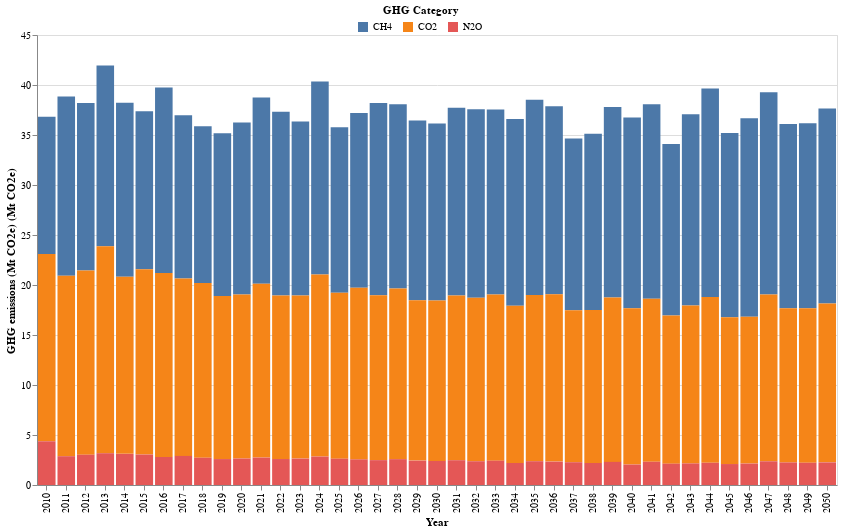

This figure's notebook cell:
### Markdown cell above
#### 1-3) Emissions by GHG category

### Code cell
# get the df and plot
GHG_rice_df,GHG_rice_plot = ag_lucc_GHG.plot_GHG_category()
GHG_rice_plot

### Figure 1 — Vega-Lite specification as saved in the notebook (floating-point values rounded to 4 significant figures)
{"config": {"view": {"continuousWidth": 300, "continuousHeight": 300}}, "layer": [{"mark": {"type": "bar"}, "encoding": {"color": {"field": "GHG Category", "legend": {"direction": "horizontal", "legendX": 320, "legendY": -30, "orient": "none", "title": "GHG Category", "titleAnchor": "middle"}, "type": "nominal"}, "tooltip": [{"field": "GHG Category", "title": "GHG Category", "type": "nominal"}, {"field": "Quantity (Mt CO2e)", "title": "GHG emissions (Mt CO2e)", "type": "quantitative"}], "x": {"axis": {"labelAngle": -90, "title": "Year"}, "field": "Year", "type": "ordinal"}, "y": {"field": "Quantity (Mt CO2e)", "scale": {"reverse": false}, "title": "GHG emissions (Mt CO2e) (Mt CO2e)", "type": "quantitative"}}}], "data": {"name": "data-d49bfc58451eaff413e967dd397b6939"}, "height": 450, "width": 800, "$schema": "https://vega.github.io/schema/vega-lite/v5.15.1.json", "datasets": {"data-d49bfc58451eaff413e967dd397b6939": [{"Year": 2010, "GHG Category": "CH4", "Quantity (Mt CO2e)": 13.72}, {"Year": 2010, "GHG Category": "CO2", "Quantity (Mt CO2e)": 18.73}, {"Year": 2010, "GHG Category": "N2O", "Quantity (Mt CO2e)": 4.373}, {"Year": 2011, "GHG Category": "CH4", "Quantity (Mt CO2e)": 17.92}, {"Year": 2011, "GHG Category": "CO2", "Quantity (Mt CO2e)": 18.06}, {"Year": 2011, "GHG Category": "N2O", "Quantity (Mt CO2e)": 2.88}, {"Year": 2012, "GHG Category": "CH4", "Quantity (Mt CO2e)": 16.75}, {"Year": 2012, "GHG Category": "CO2", "Quantity (Mt CO2e)": 18.43}, {"Year": 2012, "GHG Category": "N2O", "Quantity (Mt CO2e)": 3.029}, {"Year": 2013, "GHG Category": "CH4", "Quantity (Mt CO2e)": 18.08}, {"Year": 2013, "GHG Category": "CO2", "Quantity (Mt CO2e)": 20.7}, {"Year": 2013, "GHG Category": "N2O", "Quantity (Mt CO2e)": 3.18}, {"Year": 2014, "GHG Category": "CH4", "Quantity (Mt CO2e)": 17.39}, {"Year": 2014, "GHG Category": "CO2", "Quantity (Mt CO2e)": 17.72}, {"Year": 2014, "GHG Category": "N2O", "Quantity (Mt CO2e)": 3.114}, {"Year": 2015, "GHG Category": "CH4", "Quantity (Mt CO2e)": 15.78}, {"Year": 2015, "GHG Category": "CO2", "Quantity (Mt CO2e)": 18.53}, {"Year": 2015, "GHG Category": "N2O", "Quantity (Mt CO2e)": 3.05}, {"Year": 2016, "GHG Category": "CH4", "Quantity (Mt CO2e)": 18.55}, {"Year": 2016, "GHG Category": "CO2", "Quantity (Mt CO2e)": 18.4}, {"Year": 2016, "GHG Category": "N2O", "Quantity (Mt CO2e)": 2.8}, {"Year": 2017, "GHG Category": "CH4", "Quantity (Mt CO2e)": 16.34}, {"Year": 2017, "GHG Category": "CO2", "Quantity (Mt CO2e)": 17.74}, {"Year": 2017, "GHG Category": "N2O", "Quantity (Mt CO2e)": 2.909}, {"Year": 2018, "GHG Category": "CH4", "Quantity (Mt CO2e)": 15.67}, {"Year": 2018, "GHG Category": "CO2", "Quantity (Mt CO2e)": 17.46}, {"Year": 2018, "GHG Category": "N2O", "Quantity (Mt CO2e)": 2.726}, {"Year": 2019, "GHG Category": "CH4", "Quantity (Mt CO2e)": 16.26}, {"Year": 2019, "GHG Category": "CO2", "Quantity (Mt CO2e)": 16.32}, {"Year": 2019, "GHG Category": "N2O", "Quantity (Mt CO2e)": 2.594}, {"Year": 2020, "GHG Category": "CH4", "Quantity (Mt CO2e)": 17.19}, {"Year": 2020, "GHG Category": "CO2", "Quantity (Mt CO2e)": 16.4}, {"Year": 2020, "GHG Category": "N2O", "Quantity (Mt CO2e)": 2.649}, {"Year": 2021, "GHG Category": "CH4", "Quantity (Mt CO2e)": 18.61}, {"Year": 2021, "GHG Category": "CO2", "Quantity (Mt CO2e)": 17.38}, {"Year": 2021, "GHG Category": "N2O", "Quantity (Mt CO2e)": 2.746}, {"Year": 2022, "GHG Category": "CH4", "Quantity (Mt CO2e)": 18.39}, {"Year": 2022, "GHG Category": "CO2", "Quantity (Mt CO2e)": 16.34}, {"Year": 2022, "GHG Category": "N2O", "Quantity (Mt CO2e)": 2.597}, {"Year": 2023, "GHG Category": "CH4", "Quantity (Mt CO2e)": 17.4}, {"Year": 2023, "GHG Category": "CO2", "Quantity (Mt CO2e)": 16.31}, {"Year": 2023, "GHG Category": "N2O", "Quantity (Mt CO2e)": 2.643}, {"Year": 2024, "GHG Category": "CH4", "Quantity (Mt CO2e)": 19.29}, {"Year": 2024, "GHG Category": "CO2", "Quantity (Mt CO2e)": 18.21}, {"Year": 2024, "GHG Category": "N2O", "Quantity (Mt CO2e)": 2.848}, {"Year": 2025, "GHG Category": "CH4", "Quantity (Mt CO2e)": 16.56}, {"Year": 2025, "GHG Category": "CO2", "Quantity (Mt CO2e)": 16.59}, {"Year": 2025, "GHG Category": "N2O", "Quantity (Mt CO2e)": 2.63}, {"Year": 2026, "GHG Category": "CH4", "Quantity (Mt CO2e)": 17.46}, {"Year": 2026, "GHG Category": "CO2", "Quantity (Mt CO2e)": 17.17}, {"Year": 2026, "GHG Category": "N2O", "Quantity (Mt CO2e)": 2.562}, {"Year": 2027, "GHG Category": "CH4", "Quantity (Mt CO2e)": 19.21}, {"Year": 2027, "GHG Category": "CO2", "Quantity (Mt CO2e)": 16.49}, {"Year": 2027, "GHG Category": "N2O", "Quantity (Mt CO2e)": 2.489}, {"Year": 2028, "GHG Category": "CH4", "Quantity (Mt CO2e)": 18.42}, {"Year": 2028, "GHG Category": "CO2", "Quantity (Mt CO2e)": 17.07}, {"Year": 2028, "GHG Category": "N2O", "Quantity (Mt CO2e)": 2.585}, {"Year": 2029, "GHG Category": "CH4", "Quantity (Mt CO2e)": 17.99}, {"Year": 2029, "GHG Category": "CO2", "Quantity (Mt CO2e)": 16.03}, {"Year": 2029, "GHG Category": "N2O", "Quantity (Mt CO2e)": 2.44}, {"Year": 2030, "GHG Category": "CH4", "Quantity (Mt CO2e)": 17.7}, {"Year": 2030, "GHG Category": "CO2", "Quantity (Mt CO2e)": 16.05}, {"Year": 2030, "GHG Category": "N2O", "Quantity (Mt CO2e)": 2.405}, {"Year": 2031, "GHG Category": "CH4", "Quantity (Mt CO2e)": 18.76}, {"Year": 2031, "GHG Category": "CO2", "Quantity (Mt CO2e)": 16.48}, {"Year": 2031, "GHG Category": "N2O", "Quantity (Mt CO2e)": 2.48}, {"Year": 2032, "GHG Category": "CH4", "Quantity (Mt CO2e)": 18.86}, {"Year": 2032, "GHG Category": "CO2", "Quantity (Mt CO2e)": 16.34}, {"Year": 2032, "GHG Category": "N2O", "Quantity (Mt CO2e)": 2.377}, {"Year": 2033, "GHG Category": "CH4", "Quantity (Mt CO2e)": 18.49}, {"Year": 2033, "GHG Category": "CO2", "Quantity (Mt CO2e)": 16.63}, {"Year": 2033, "GHG Category": "N2O", "Quantity (Mt CO2e)": 2.435}, {"Year": 2034, "GHG Category": "CH4", "Quantity (Mt CO2e)": 18.68}, {"Year": 2034, "GHG Category": "CO2", "Quantity (Mt CO2e)": 15.73}, {"Year": 2034, "GHG Category": "N2O", "Quantity (Mt CO2e)": 2.199}, {"Year": 2035, "GHG Category": "CH4", "Quantity (Mt CO2e)": 19.52}, {"Year": 2035, "GHG Category": "CO2", "Quantity (Mt CO2e)": 16.61}, {"Year": 2035, "GHG Category": "N2O", "Quantity (Mt CO2e)": 2.379}, {"Year": 2036, "GHG Category": "CH4", "Quantity (Mt CO2e)": 18.79}, {"Year": 2036, "GHG Category": "CO2", "Quantity (Mt CO2e)": 16.74}, {"Year": 2036, "GHG Category": "N2O", "Quantity (Mt CO2e)": 2.341}, {"Year": 2037, "GHG Category": "CH4", "Quantity (Mt CO2e)": 17.19}, {"Year": 2037, "GHG Category": "CO2", "Quantity (Mt CO2e)": 15.2}, {"Year": 2037, "GHG Category": "N2O", "Quantity (Mt CO2e)": 2.278}, {"Year": 2038, "GHG Category": "CH4", "Quantity (Mt CO2e)": 17.62}, {"Year": 2038, "GHG Category": "CO2", "Quantity (Mt CO2e)": 15.3}, {"Year": 2038, "GHG Category": "N2O", "Quantity (Mt CO2e)": 2.2}, {"Year": 2039, "GHG Category": "CH4", "Quantity (Mt CO2e)": 19.06}, {"Year": 2039, "GHG Category": "CO2", "Quantity (Mt CO2e)": 16.43}, {"Year": 2039, "GHG Category": "N2O", "Quantity (Mt CO2e)": 2.312}, {"Year": 2040, "GHG Category": "CH4", "Quantity (Mt CO2e)": 19.06}, {"Year": 2040, "GHG Category": "CO2", "Quantity (Mt CO2e)": 15.63}, {"Year": 2040, "GHG Category": "N2O", "Quantity (Mt CO2e)": 2.047}, {"Year": 2041, "GHG Category": "CH4", "Quantity (Mt CO2e)": 19.44}, {"Year": 2041, "GHG Category": "CO2", "Quantity (Mt CO2e)": 16.31}, {"Year": 2041, "GHG Category": "N2O", "Quantity (Mt CO2e)": 2.326}, {"Year": 2042, "GHG Category": "CH4", "Quantity (Mt CO2e)": 17.16}, {"Year": 2042, "GHG Category": "CO2", "Quantity (Mt CO2e)": 14.81}, {"Year": 2042, "GHG Category": "N2O", "Quantity (Mt CO2e)": 2.133}, {"Year": 2043, "GHG Category": "CH4", "Quantity (Mt CO2e)": 19.12}, {"Year": 2043, "GHG Category": "CO2", "Quantity (Mt CO2e)": 15.78}, {"Year": 2043, "GHG Category": "N2O", "Quantity (Mt CO2e)": 2.157}, {"Year": 2044, "GHG Category": "CH4", "Quantity (Mt CO2e)": 20.85}, {"Year": 2044, "GHG Category": "CO2", "Quantity (Mt CO2e)": 16.58}, {"Year": 2044, "GHG Category": "N2O", "Quantity (Mt CO2e)": 2.222}, {"Year": 2045, "GHG Category": "CH4", "Quantity (Mt CO2e)": 18.44}, {"Year": 2045, "GHG Category": "CO2", "Quantity (Mt CO2e)": 14.67}, {"Year": 2045, "GHG Category": "N2O", "Quantity (Mt CO2e)": 2.096}, {"Year": 2046, "GHG Category": "CH4", "Quantity (Mt CO2e)": 19.85}, {"Year": 2046, "GHG Category": "CO2", "Quantity (Mt CO2e)": 14.68}, {"Year": 2046, "GHG Category": "N2O", "Quantity (Mt CO2e)": 2.147}, {"Year": 2047, "GHG Category": "CH4", "Quantity (Mt CO2e)": 20.23}, {"Year": 2047, "GHG Category": "CO2", "Quantity (Mt CO2e)": 16.68}, {"Year": 2047, "GHG Category": "N2O", "Quantity (Mt CO2e)": 2.373}, {"Year": 2048, "GHG Category": "CH4", "Quantity (Mt CO2e)": 18.43}, {"Year": 2048, "GHG Category": "CO2", "Quantity (Mt CO2e)": 15.41}, {"Year": 2048, "GHG Category": "N2O", "Quantity (Mt CO2e)": 2.255}, {"Year": 2049, "GHG Category": "CH4", "Quantity (Mt CO2e)": 18.49}, {"Year": 2049, "GHG Category": "CO2", "Quantity (Mt CO2e)": 15.45}, {"Year": 2049, "GHG Category": "N2O", "Quantity (Mt CO2e)": 2.226}, {"Year": 2050, "GHG Category": "CH4", "Quantity (Mt CO2e)": 19.51}, {"Year": 2050, "GHG Category": "CO2", "Quantity (Mt CO2e)": 15.88}, {"Year": 2050, "GHG Category": "N2O", "Quantity (Mt CO2e)": 2.265}]}}
